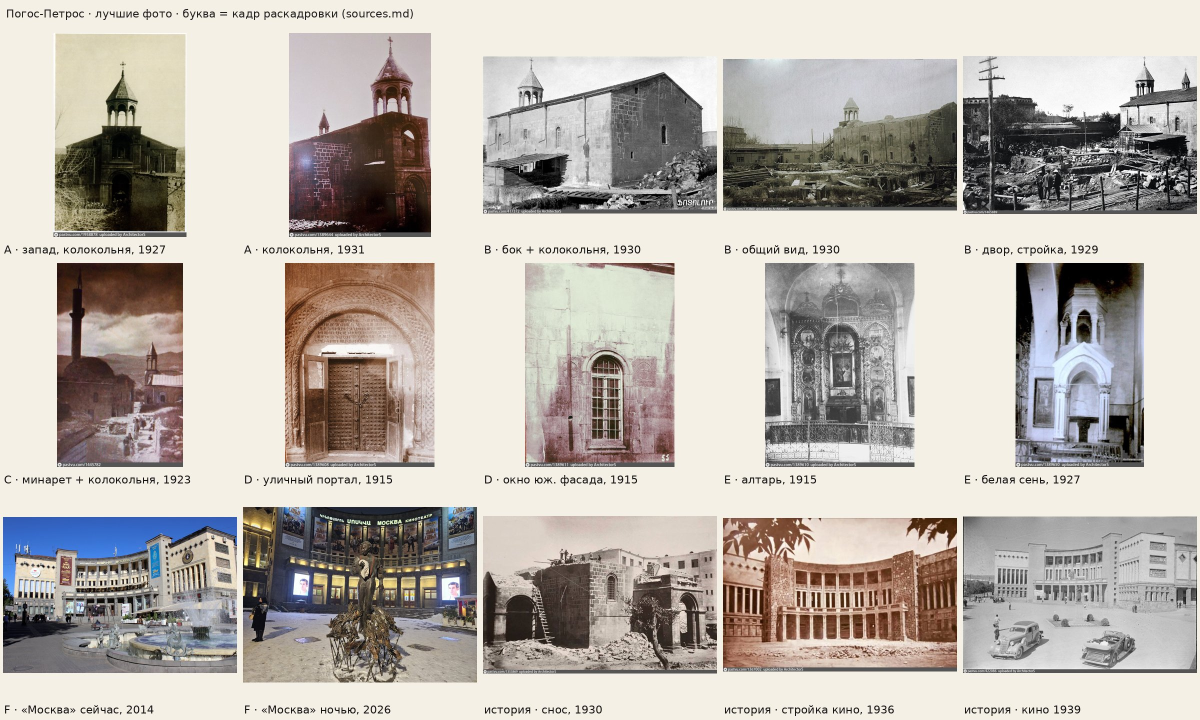
#> input picture pogos-petros/sources/contact.jpg, 2400 x 1440 px, given in place of pv1958878_1927.jpg, which was not available (shown at 1/2 size)
$ python pages8.py
#> lines starting #> are read from the running program, lines starting #| are printed output that depends on the picture
#!/usr/bin/env python3
"""Заход 19 (шаг 8): страницы about/history Погос-Петроса + витрина (gallery/*.webp) + card.webp.
Разметка — точно Ленина (tests/lenin/about.html, history.html: тот же редизайн 10в, подвал, hy/ru/en); меняются заголовки, витрина, хроника, главы.
Тексты — ТОЛЬКО из pogos-petros/sources/texts.md и sources.md (факты 1–14 + «противоречия»). Фото — только PD/«вероятно PD» из sources.md; фото с пометкой
«только референс» (Фридлянд, ГНИМА, «статус не проверен») НЕ ставятся. Нижняя плашка PastVu с фото срезается.
Повторный запуск даёт те же файлы (webp пишутся детерминированно)."""
import html, re
from pathlib import Path
from PIL import Image

R = Path('.')
SRC = R / 'pogos-petros/sources'
OUT = R / 'tests/pogos-petros'
LEN = R / 'tests/lenin'
L3 = ('hy', 'ru', 'en')


def inline(hy, ru, en, cls='i18n-inline'):
    return ''.join('<span class="%s" lang="%s">%s</span>' % (cls, l, html.escape(t, quote=False)) for l, t in zip(L3, (hy, ru, en)))


# ---------------------------------------------------------------- фото (только PD / «вероятно PD»; reference-only не берём)
PV = lambda n: 'https://pastvu.com/p/%s' % n
CM = lambda f: 'https://commons.wikimedia.org/wiki/File:%s' % f
# (имя, исходник, срез снизу доли высоты, квадрат миниатюры (x0, y0, сторона, в долях большей стороны), подпись hy/ru/en, alt ru, автор/источник hy/ru/en, ссылка, лицензия hy/ru/en)
UNK = ('հեղինակն անհայտ է', 'автор неизвестен', 'unknown author')
PROB = ('հավանաբար հանրային սեփականություն', 'вероятно общественное достояние', 'probably public domain')
PD = ('հանրային սեփականություն', 'общественное достояние', 'public domain')
PHOTOS = [
    dict(name='west-1927', src='pastvu/pv1958878_1927.jpg', crop=(0, 0.12), url=PV(1958878), org='PastVu', who=UNK, lic=PROB,
         cap=('Արևմտյան մուտքը և զանգակատունը, 1927', 'Западный вход и колокольня, 1927', 'The west entrance and the belfry, 1927'),
         alt='Западный фасад церкви Погос-Петрос с колокольней, 1927'),
    dict(name='side-1930', src='commons/c_1930s.png', crop=(0.12, 0), url=CM('St_peter_paul_yerevan_1930.png'), org='Wikimedia Commons', who=UNK, lic=PD,
         cap=('Երկար ճակատը և զանգակատունը, մոտ 1930', 'Длинный фасад и колокольня, около 1930', 'The long side and the belfry, around 1930'),
         alt='Длинный фасад церкви Погос-Петрос и колокольня, около 1930'),
    dict(name='yard-1929', src='pastvu/pv1465889_1929.jpg', crop=(0.35, 0), url=PV(1465889), org='PastVu (Երևանի պատմության թանգարանի ֆոնդերից)', who=UNK, lic=PROB,
         cap=('Եկեղեցու բակը և շինարարությունը շուրջը, 1929', 'Двор церкви и стройка вокруг, 1929', 'The churchyard and construction around it, 1929'),
         alt='Двор церкви Погос-Петрос и стройка вокруг, 1929', org3=('PastVu (Երևանի պատմության թանգարանի ֆոնդերից)', 'PastVu (из фондов Музея истории Еревана)', 'PastVu (from the History Museum of Yerevan collection)')),
    dict(name='portal-1915', src='pastvu/pv1389608_1915.jpg', crop=(0, 0.1), url=PV(1389608), org='PastVu', who=UNK, lic=PROB,
         cap=('Քանդակազարդ շքամուտքը և դուռը, 1915', 'Резной портал и дверь, 1915', 'The carved portal and door, 1915'),
         alt='Резной портал и дверь церкви Погос-Петрос, 1915'),
    dict(name='altar-1915', src='pastvu/pv1389610_1915.jpg', crop=(0, 0.1), url=PV(1389610), org='PastVu', who=UNK, lic=PROB,
         cap=('Խորանը, 1915', 'Алтарь, 1915', 'The altar, 1915'),
         alt='Алтарь церкви Погос-Петрос, 1915'),
    dict(name='demolition-1930s', src='commons/c_kalantar_facade.jpg', crop=(0.15, 0), url=CM('Saint_Paul_and_Peter_Church,_Yerevan.jpg'), org='Wikimedia Commons',
         who=('Ա. Կալանթար', 'А. Калантар', 'A. Kalantar'), lic=PD,
         cap=('Եկեղեցու քանդումը, 1930-ական թվականներ', 'Разборка церкви, 1930-е', 'The church being dismantled, 1930s'),
         alt='Разборка церкви Погос-Петрос, 1930-е'),
    dict(name='cinema-1936', src='pastvu/pv1367002_1936.jpg', crop=(0.17, 0), url=PV(1367002), org='PastVu', who=UNK, lic=PROB,
         cap=('«Մոսկվա» կինոթատրոնի շինարարությունը, 1936', 'Стройка кинотеатра «Москва», 1936', 'The Moscow Cinema under construction, 1936'),
         alt='Строительство кинотеатра «Москва» на месте церкви, 1936'),
]


def prep_photos():
    (OUT / 'gallery').mkdir(parents=True, exist_ok=True)
    info = {}
    for p in PHOTOS:
        im = Image.open(SRC / p['src']).convert('RGB')
#> im is the input picture: PIL image 2400x1440 RGB; mean R, G, B 185, 178.8, 171.8
        if p['src'].startswith('pastvu/'):   # нижняя плашка PastVu («pastvu.com/N uploaded by …») ≈ 2,3 % высоты
            im = im.crop((0, 0, im.width, im.height - round(im.height * 0.0235) - 2))
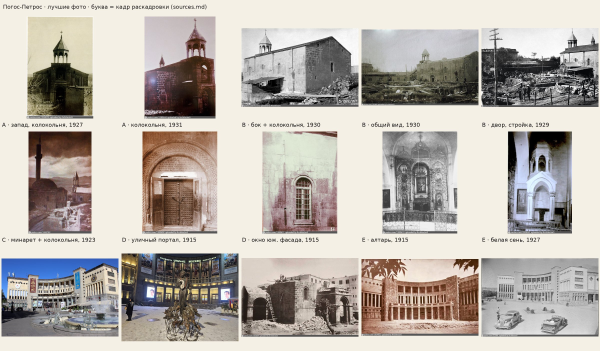
#> im: PIL image 2400x1404 RGB (shown at 1/4 size); mean R, G, B 183.9, 177.6, 170.7
        W, H = im.size
        full = im if max(W, H) <= 1200 else im.resize((round(W * 1200 / max(W, H)), round(H * 1200 / max(W, H))), Image.LANCZOS)
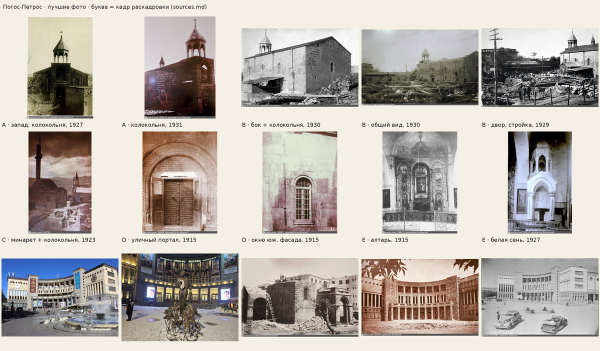
#> full: PIL image 1200x702 RGB (shown at 1/2 size); mean R, G, B 183.9, 177.6, 170.7
        full.save(OUT / 'gallery' / (p['name'] + '.webp'), 'WEBP', quality=80, method=6)
        s = min(W, H); fx, fy = p['crop']
        x0 = round(fx * (W - s)) if W > s else 0
        y0 = round(fy * (H - s)) if H > s else 0
        th = im.crop((x0, y0, x0 + s, y0 + s)).resize((480, 480), Image.LANCZOS)
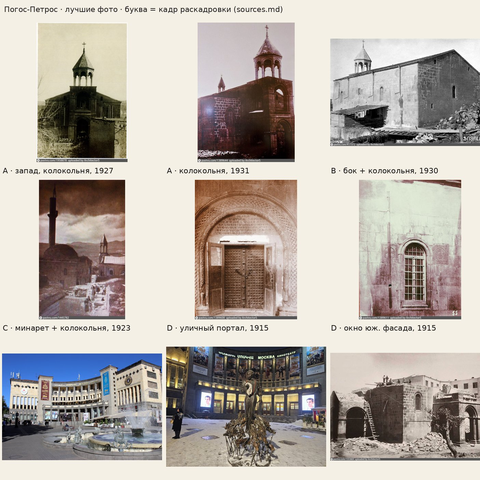
#> th: PIL image 480x480 RGB; mean R, G, B 182, 174.8, 167.3
        th.save(OUT / 'gallery' / (p['name'] + '-thumb.webp'), 'WEBP', quality=80, method=6)
        info[p['name']] = full.size
    return info


def prep_card():
    a = Image.open(OUT / 'frames/pogos_a.webp').convert('RGB')   # здание крупно, как у Ленина: квадрат 480×480 из кадра A (шпиль → ступени)
    a.crop((0, 300, 768, 300 + 768)).resize((480, 480), Image.LANCZOS).save(OUT / 'card.webp', 'WEBP', quality=84, method=6)


# [30 lines left out: functions credit_html, gallery_items, figure, not called in this run]


# ---------------------------------------------------------------- тексты about (хроника): факты sources.md
def row_label(hy, ru, en, texts):
    return '      <li class="reveal">%s<div>%s</div></li>' % (inline(hy, ru, en, 'i18n-inline t-y'), inline(*texts, cls='i18n-block'))


def row_year(y, texts):
    return '      <li class="reveal"><span class="t-y">%s</span><div>%s</div></li>' % (y, inline(*texts, cls='i18n-block'))


def row_era(hy, ru, en, texts):
    return row_label(hy, ru, en, texts)


TIMELINE = '\n'.join([
    row_label('Վայրը', 'Место', 'Location', (
        'Շահար հին թաղամասը՝ այժմյան Աբովյան և Թումանյան փողոցների անկյունում',
        'Старый квартал Шаар, угол нынешних улиц Абовяна и Туманяна',
        'The old Shahar quarter, at the corner of today’s Abovyan and Tumanyan streets')),
    row_era('V–VI դդ.', 'V–VI вв.', '5th–6th c.', (
        'Եկեղեցու հիմնադրումը՝ հին Երևանի ամենահին և ամենամեծ եկեղեցին',
        'Основание церкви — старейшей и крупнейшей церкви старого Еревана',
        'The church is founded — the oldest and largest of old Yerevan')),
    row_year('1679', (
        'Երկրաշարժը ավերում է եկեղեցին. այն վերակառուցում են պահպանված արևելյան մասի վրա',
        'Землетрясение разрушает церковь; её отстраивают на уцелевшей восточной части',
        'An earthquake ruins the church; it is rebuilt on the surviving east part')),
    row_year('1778', (
        'Նորոգում, որի մասին պատմում է արձանագրությունը',
        'Ремонт, о котором рассказывает надпись',
        'A repair recorded in an inscription')),
    row_year('1820', (
        'Նորոգում ծխականների միջոցներով՝ ըստ արձանագրության, ինչը այն ժամանակ հազվադեպ էր',
        'Ремонт на деньги прихожан — по надписи; по тем временам редкость',
        'A repair paid for by the parishioners, according to an inscription — rare at the time')),
    row_year('1831', (
        'Կառուցվում են Սուրբ Ստեփանոս և Սուրբ Հովհաննես Մկրտիչ մատուռները',
        'Построены приделы Св. Степаноса и Иоанна Крестителя',
        'The chapels of St Stepanos and St John the Baptist are built')),
    row_year('1835', (
        'Տեր Վարդանը եկեղեցուն նվիրում է Հին Բայազետի բերդի երկաթե դուռը',
        'Тер Вардан дарит церкви железную дверь из крепости Старый Баязет',
        'Ter Vardan gives the church an iron door from the Old Bayazet fortress')),
    row_year('1923', (
        'Զալխանի մզկիթի մինարեթը և եկեղեցու զանգակատունը երևում են նույն լուսանկարում',
        'Минарет мечети Залхан и колокольня церкви попадают на один снимок',
        'The Zalkhan minaret and the church belfry appear in one photograph')),
    row_year('1930', (
        'Մարտի 2. Թամանյանը գրում է, որ հուշարձանը պետք է պահպանել',
        '2 марта: Таманян пишет, что памятник надо сохранить',
        '2 March: Tamanyan writes that the monument must be saved')),
    row_year('1930–1931', (
        'Եկեղեցու քանդումը. խորանում գտնում են որմնանկարների վեց շերտ, քանդումը դադարեցվում է',
        'Снос церкви; в алтаре находят шесть слоёв росписи, разборку приостанавливают',
        'The church is torn down; six layers of paintings are found in the altar and the work is paused')),
    row_year('1931', (
        'Որմնանկարների մասին զեկուցում են Բեռլինում',
        'О фресках делают доклад в Берлине',
        'A report on the frescoes is given in Berlin')),
    row_year('1936', (
        'Դեկտեմբերի 12. եկեղեցու տեղում բացվում է «Մոսկվա» կինոթատրոնը',
        '12 декабря: на месте церкви открывают кинотеатр «Москва»',
        '12 December: the Moscow Cinema opens on the church’s site')),
    row_year('2010', (
        'Կառավարությունը որոշում է բացօթյա դահլիճի տարածքը տալ Էջմիածնին. բողոքի ակցիան հավաքում է մոտ 18 000 ստորագրություն, ծրագիրը չեղարկվում է',
        'Землю открытого зала решают отдать Эчмиадзину; протест собирает около 18 000 подписей, план отменяют',
        'The open-air hall’s land is to go to Etchmiadzin; a protest gathers about 18,000 signatures and the plan is dropped')),
])

# ---------------------------------------------------------------- главы history (пять)
CH = [
    (('Երևանի ամենահին եկեղեցին', 'Старейшая церковь Еревана', 'The oldest church of Yerevan'), None, (
        'Պողոս-Պետրոս եկեղեցին գտնվում էր Շահար հին թաղամասում՝ այժմյան Աբովյան և Թումանյան փողոցների անկյունում։ Կ. Ղաֆադարյանը այն համարել է հին Երևանի ամենահին և ամենամեծ եկեղեցին. հիմնադրումը վերագրվում է V–VI դարերին, թեև տարբեր աղբյուրներում նշվում են նաև V դարը և VI–VII դարերը։ Դա անգմբեթ բազիլիկ էր երկթեք տանիքով. XIX դարում քարե ծածկը պատել են թիթեղով։ Մուտքերը հարավից, արևմուտքից և հյուսիսից էին. հետագայում հյուսիսայինին կցել են կամարակապ նախասրահ, իսկ արևմտյանին՝ սյունազարդ ռոտոնդայով եռայարուս զանգակատուն, որը ոճով չէր համապատասխանում բազիլիկին։',
        'Церковь Погос-Петрос стояла в старом квартале Шаар, на углу нынешних улиц Абовяна и Туманяна. По оценке К. Гафадаряна, это была старейшая и крупнейшая церковь старого Еревана; основание относят к V–VI векам, хотя в разных источниках называют и V век, и VI–VII века. Это была бескупольная базилика с двускатной крышей: в XIX веке каменную кровлю перекрыли жестью. Входы были с юга, запада и севера; позже к северному пристроили арочный притвор, а к западному — трёхъярусную колокольню с ротондой на колоннах, по стилю не совсем подходившую к самой базилике.',
        'The church stood in the old Shahar quarter, at the corner of today’s Abovyan and Tumanyan streets. K. Ghafadaryan called it the oldest and largest church of old Yerevan; its founding is dated to the 5th–6th centuries, though some sources give the 5th century or the 6th–7th. It was a domeless basilica with a gable roof; in the 19th century its stone roof was covered with tin. There were entrances on the south, west and north; later an arched porch was added to the north one, and to the west one a three-tier belfry with a columned rotunda, in a style that did not quite match the basilica itself.'),
     'west-1927', '50% 20%'),
    (('Երկրաշարժը և նորոգումները', 'Землетрясение и ремонты', 'The earthquake and the repairs'), None, (
        '1679 թվականի երկրաշարժը ավերել է եկեղեցին, և XVII դարի վերջին այն վերակառուցել են պահպանված արևելյան մասի վրա. պատերում ագուցված խաչքարերին փորագրված են 1691 և 1692 թվականները։ Արձանագրությունները պատմում են 1778 և 1820 թվականների նորոգումների մասին. 1820-ին եկեղեցին նորոգել են ծխականների միջոցներով, ինչն այն ժամանակ հազվադեպ էր։ Երևանի պատմության թանգարանը հիշատակում է նաև 1811 և 1893 թվականների նորոգումները։ 1831-ին խորանի կողքին կառուցել են Սուրբ Ստեփանոս և Սուրբ Հովհաննես Մկրտիչ մատուռները, իսկ 1835-ին տեր Վարդանը Հին Բայազետի բերդից գնել է երկփեղկ երկաթե դուռ և նվիրել եկեղեցուն. այն հարավային բացվածքում կանգնել է առանց վերափոխման։',
        'Землетрясение 1679 года разрушило церковь, и в конце XVII века её отстроили заново на уцелевшей восточной части: на хачкарах в стенах высечены даты 1691 и 1692. Надписи рассказывают о ремонтах 1778 и 1820 годов; в 1820-м церковь чинили «на средства благословенного народа этой церкви» — то есть на деньги прихожан, что по тем временам было редкостью. Музей истории Еревана называет и другие ремонты — 1811 и 1893 годов. В 1831 году у алтаря построили два придела — Св. Степаноса и Иоанна Крестителя, а в 1835-м тер Вардан купил в крепости Старый Баязет двустворчатую железную дверь и подарил её церкви: она встала в южный проём без переделок.',
        'The 1679 earthquake ruined the church, and in the late 17th century it was rebuilt on the surviving east part; khachkars in the walls bear the dates 1691 and 1692. Inscriptions record repairs in 1778 and 1820; the 1820 work was paid for by the parishioners — “from the means of the blessed people of this church” — which was rare at the time. The History Museum of Yerevan also mentions repairs in 1811 and 1893. In 1831 two chapels, of St Stepanos and St John the Baptist, were built beside the altar, and in 1835 Ter Vardan bought a double iron door from the Old Bayazet fortress and gave it to the church; it fit the south doorway without alteration.'),
     'portal-1915', '50% 15%'),
    (('Քանդումից առաջ', 'Перед сносом', 'Before the demolition'), None, (
        'Եկեղեցու մոտ կար Զալխանի (Շահարի) մզկիթը. նրա մինարեթը և եկեղեցու զանգակատունը երևում են 1923 թվականի նույն լուսանկարում, որ արել է Իտալական աշխարհագրական ընկերության արշավախումբը։ 1920-ականների վերջին եկեղեցու շուրջը շինարարություն էր ընթանում՝ դա երևում է 1929 թվականի լուսանկարում։ 1930 թվականի մարտի 2-ին Ալեքսանդր Թամանյանը գրեց, որ հուշարձանը շատ կարևոր է և պետք է պահպանել. քանդմանը դեմ էր նաև Գ. Չիրիկովը։ Քանդելուց առաջ շենքը չափագրել և փաստագրել են։',
        'Рядом с церковью стояла мечеть Залхан (Шаарская): её минарет и колокольня церкви попали на один снимок 1923 года, сделанный экспедицией Итальянского географического общества. В конце 1920-х вокруг церкви шла стройка — она видна на снимке 1929 года. 2 марта 1930 года Александр Таманян написал, что памятник очень значим и его надо сохранить; против сноса выступал и Г. Чириков. Перед сносом здание обмерили и задокументировали.',
        'Next to the church stood the Zalkhan (Shahar) mosque: its minaret and the church belfry appear in one 1923 photograph taken by an expedition of the Italian Geographical Society. In the late 1920s there was construction around the church — it shows in a 1929 photograph. On 2 March 1930 Alexander Tamanyan wrote that the monument was very significant and had to be saved; G. Chirikov opposed the demolition too. Before it was torn down, the building was measured and documented.'),
     'yard-1929', '70% 50%'),
    (('Քանդումը և որմնանկարները', 'Снос и фрески', 'Demolition and the frescoes'), None, (
        'Եկեղեցին քանդվել է 1930–1931 թվականներին. այսպես է թվագրում Երևանի պատմության թանգարանը, իսկ այլ աղբյուրներում նշվում են 1930 թվականի նոյեմբերը կամ 1931-ը։ Խորանը քանդելիս հայտնաբերվել են տարբեր դարերի որմնանկարների վեց շերտ։ Քանդումը դադարեցրել են, հավաքել են հանձնաժողով, իսկ կիևցի վերականգնող Բ. Յուկինը պատերից հանել է 14,25 մ² որմնանկար։ Ստորին շերտը բուսական զարդանախշ է, մյուս շերտերում՝ Պետրոս և Պողոս առաքյալները։ 1931-ին այդ որմնանկարների մասին զեկուցել են Բեռլինում։ Այսօր դրանք պահվում են Հայաստանի ազգային պատկերասրահում և Հայաստանի պատմության թանգարանում, իսկ Երևանի պատմության թանգարանի տվյալներով՝ նաև այնտեղ։',
        'Церковь снесли в 1930–1931 годах — так датирует снос Музей истории Еревана; в других источниках называют ноябрь 1930 года или 1931 год. При разборке алтаря нашли шесть слоёв росписи разных веков. Снос приостановили и собрали комиссию, а киевский реставратор Б. Юкин снял со стен 14,25 м² фресок. Нижний слой — растительный орнамент, в других слоях — апостолы Пётр и Павел. О находке в 1931 году делали доклад в Берлине. Сегодня фрески хранятся в Национальной галерее и Историческом музее Армении, а по данным Музея истории Еревана — и в нём.',
        'The church was torn down in 1930–1931 — that is the History Museum of Yerevan’s dating; other sources give November 1930 or 1931. Dismantling the altar revealed six layers of paintings from different centuries. The demolition was paused and a commission was convened, and the Kyiv restorer B. Yukin removed 14.25 m² of frescoes from the walls. The lowest layer is a plant ornament; the other layers show the apostles Peter and Paul. In 1931 a report on the find was given in Berlin. Today the frescoes are kept in the National Gallery and the History Museum of Armenia — and, according to the History Museum of Yerevan, there too.'),
     'demolition-1930s', '50% 50%'),
    (('Եկեղեցու տեղում', 'На месте церкви', 'Where the church stood'), None, (
        'Եկեղեցու տեղում կառուցվել է «Մոսկվա» կինոթատրոնը՝ ճարտարապետներ Տ. Երկանյանի և Գ. Քոչարի նախագծով. այն բացվել է 1936 թվականի դեկտեմբերի 12-ին «Պեպո» ֆիլմով։ 2010 թվականին կառավարությունը որոշեց «Մոսկվա» կինոթատրոնի բացօթյա դահլիճի տարածքը տալ Էջմիածնին՝ հին եկեղեցու տեղում նորը կառուցելու համար։ «Փրկենք բացօթյա դահլիճը» բողոքի ակցիան հավաքեց մոտ 18 000 ստորագրություն, մշակույթի 60-ից ավելի գործիչներ նամակ ստորագրեցին, և ծրագիրը չեղարկվեց։',
        'На месте церкви построили кинотеатр «Москва» архитекторов Т. Ерканяна и Г. Кочара; его открыли 12 декабря 1936 года фильмом «Пэпо». В 2010 году правительство решило отдать землю открытого зала «Москвы» Эчмиадзину под новую церковь на месте старой. Протест «Спасём открытый зал» собрал около 18 000 подписей, письмо подписали более 60 деятелей культуры; план отменили.',
        'The Moscow Cinema, by the architects T. Yerkanyan and G. Kochar, was built on the church’s site; it opened on 12 December 1936 with the film “Pepo”. In 2010 the government decided to give the cinema’s open-air hall to Etchmiadzin for a new church on the site of the old one. The “Save the Open-Air Hall” protest gathered about 18,000 signatures and a letter from more than 60 cultural figures, and the plan was dropped.'),
     'cinema-1936', '50% 50%'),
]

SOURCES = [
    ('https://en.wikipedia.org/wiki/Saints_Peter_and_Paul_Church,_Yerevan', 'en.wikipedia.org', ' — «Saints Peter and Paul Church, Yerevan»'),
    ('https://hy.wikipedia.org/wiki/' + '%D5%8D%D5%B8%D6%82%D6%80%D5%A2_%D5%8A%D5%B8%D5%B2%D5%B8%D5%BD-%D5%8A%D5%A5%D5%BF%D6%80%D5%B8%D5%BD_%D5%A5%D5%AF%D5%A5%D5%B2%D5%A5%D6%81%D5%AB_(%D4%B5%D6%80%D6%87%D5%A1%D5%B6)', 'hy.wikipedia.org', ' — «Սուրբ Պողոս-Պետրոս եկեղեցի (Երևան)»'),
    ('https://ru.wikipedia.org/wiki/' + '%D0%A6%D0%B5%D1%80%D0%BA%D0%BE%D0%B2%D1%8C_%D0%A1%D0%B2%D1%8F%D1%82%D1%8B%D1%85_%D0%9F%D0%B0%D0%B2%D0%BB%D0%B0_%D0%B8_%D0%9F%D0%B5%D1%82%D1%80%D0%B0_(%D0%95%D1%80%D0%B5%D0%B2%D0%B0%D0%BD)', 'ru.wikipedia.org', ' — «Церковь Святых Павла и Петра (Ереван)»'),
    ('https://yhm.am/archives/634?lang=en', 'yhm.am', ' — Музей истории Еревана (Yerevan History Museum)'),
    ('https://en.wikipedia.org/wiki/Moscow_Cinema', 'en.wikipedia.org', ' — «Moscow Cinema»'),
    ('https://pastvu.com/p/1958878', 'pastvu.com', ' — архивные фото церкви (PastVu)'),
    ('https://commons.wikimedia.org/wiki/Category:Saints_Peter_and_Paul_Church,_Yerevan', 'commons.wikimedia.org', ' — Saints Peter and Paul Church, Yerevan'),
]


# [14 lines left out: function history_chapters, not called in this run]


# ---------------------------------------------------------------- сборка страниц из страниц Ленина
H1 = ('Պողոս-Պետրոս եկեղեցի', 'Церковь Погос-Петрос', 'Poghos-Petros Church')
META = ('Շահար թաղամաս · Երևան · V–VI դդ. – 1930–1931', 'Квартал Шаар · Ереван · V–VI вв. — 1930–1931', 'Shahar quarter · Yerevan · 5th–6th c. – 1930–1931')
TAB = ('Շենքի մասին', 'О здании', 'About the building')


# [34 lines left out: functions common, about, history, not called in this run]


if __name__ == '__main__':
#> (the run stopped early here; a loop or call above may not have finished)
